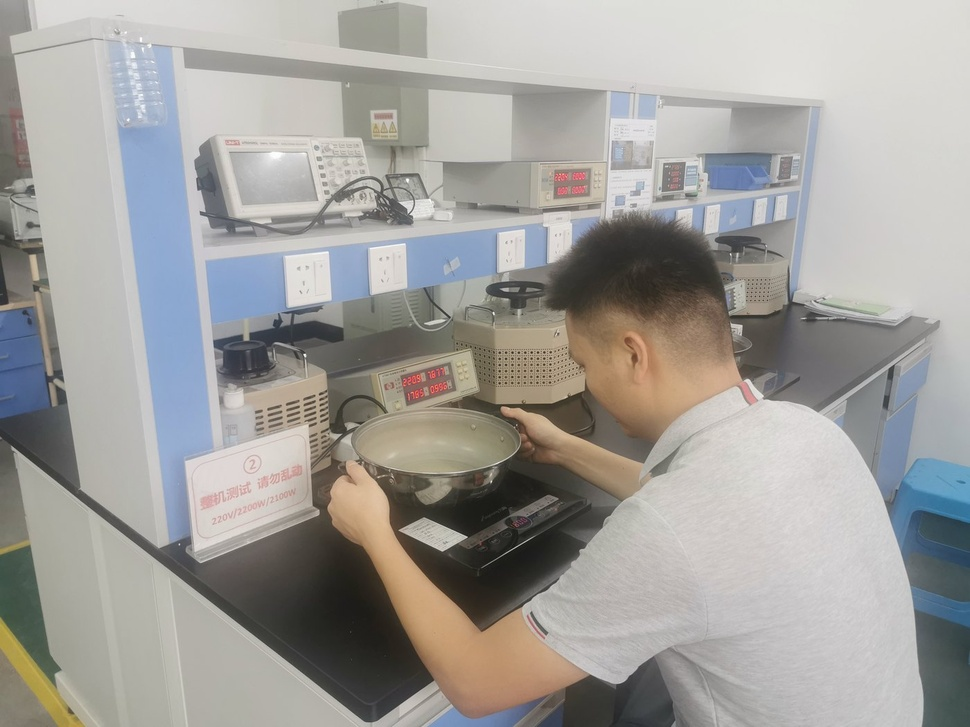
#> input picture images/about-qc.jpg, 970 x 727 px, shrunk from 1400 x 1050 before the run
$ python cropimg.py ../images/about-qc.jpg 1.0
#> lines starting #> are read from the running program, lines starting #| are printed output that depends on the picture
#!/usr/bin/env python3
"""Crop the bottom band (watermark strip) off a generated image.
Usage: python tools/cropimg.py <image> [percent]
"""
import sys, os
from PIL import Image

def main():
    path = sys.argv[1]
    pct = float(sys.argv[2]) if len(sys.argv) > 2 else 8.0
    img = Image.open(path)
#> img is the input picture: PIL image 970x727 RGB; mean R, G, B 161.1, 159.2, 155.6
    w, h = img.size
#> w = 970; h = 727
    cut = int(h * pct / 100)
#> cut = 7
    out = img.crop((0, 0, w, h - cut))
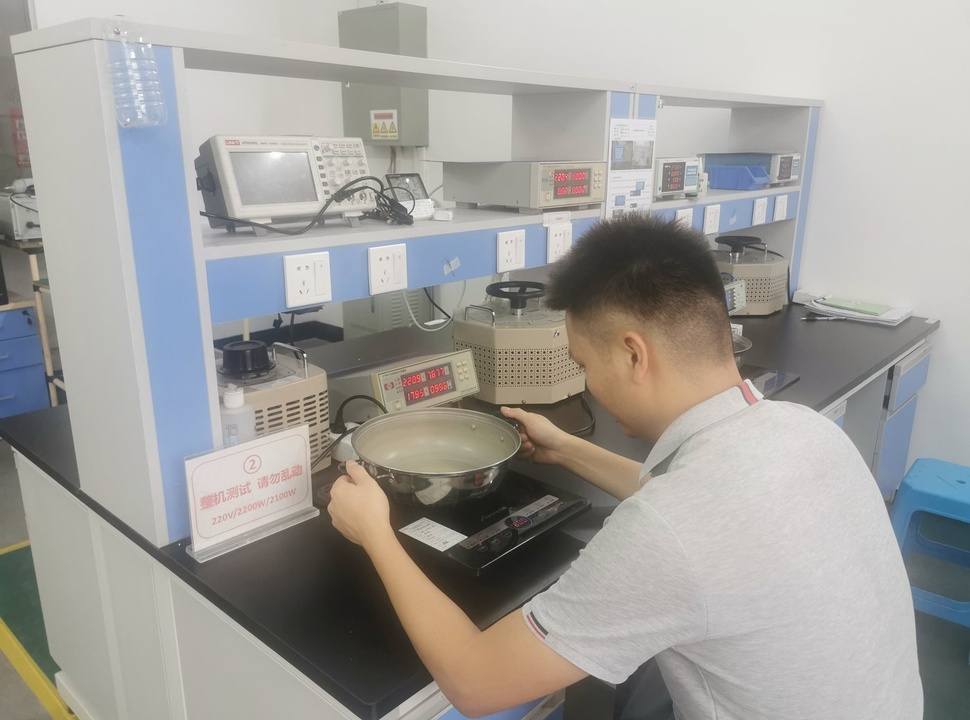
#> out: PIL image 970x720 RGB; mean R, G, B 161.2, 159.4, 155.8
    out.save(path, quality=92)
    print(f"CROPPED {path}: {w}x{h} -> {out.size[0]}x{out.size[1]}")
#| CROPPED ../images/about-qc.jpg: 970x727 -> 970x720

if __name__ == "__main__":
    main()
